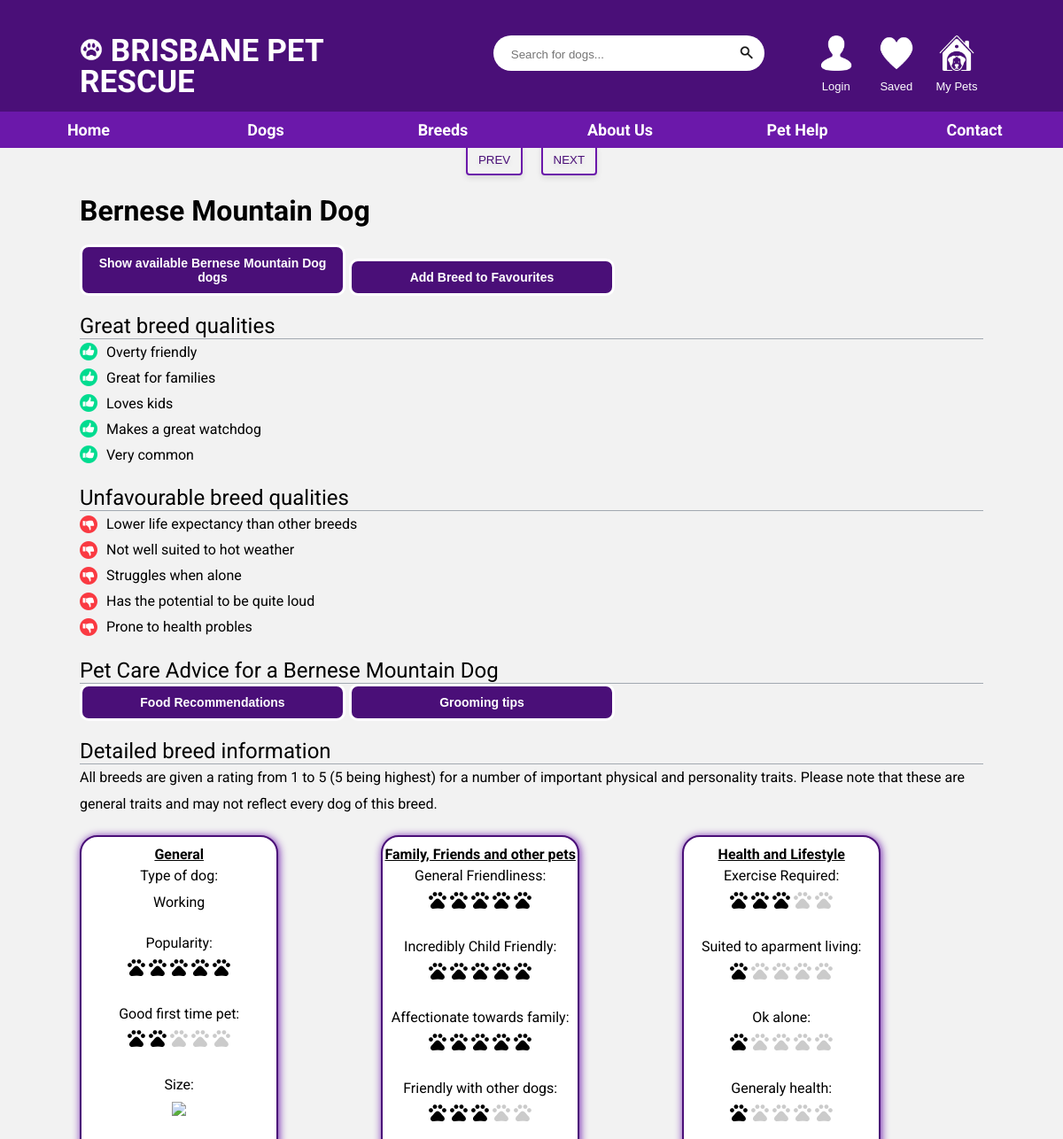
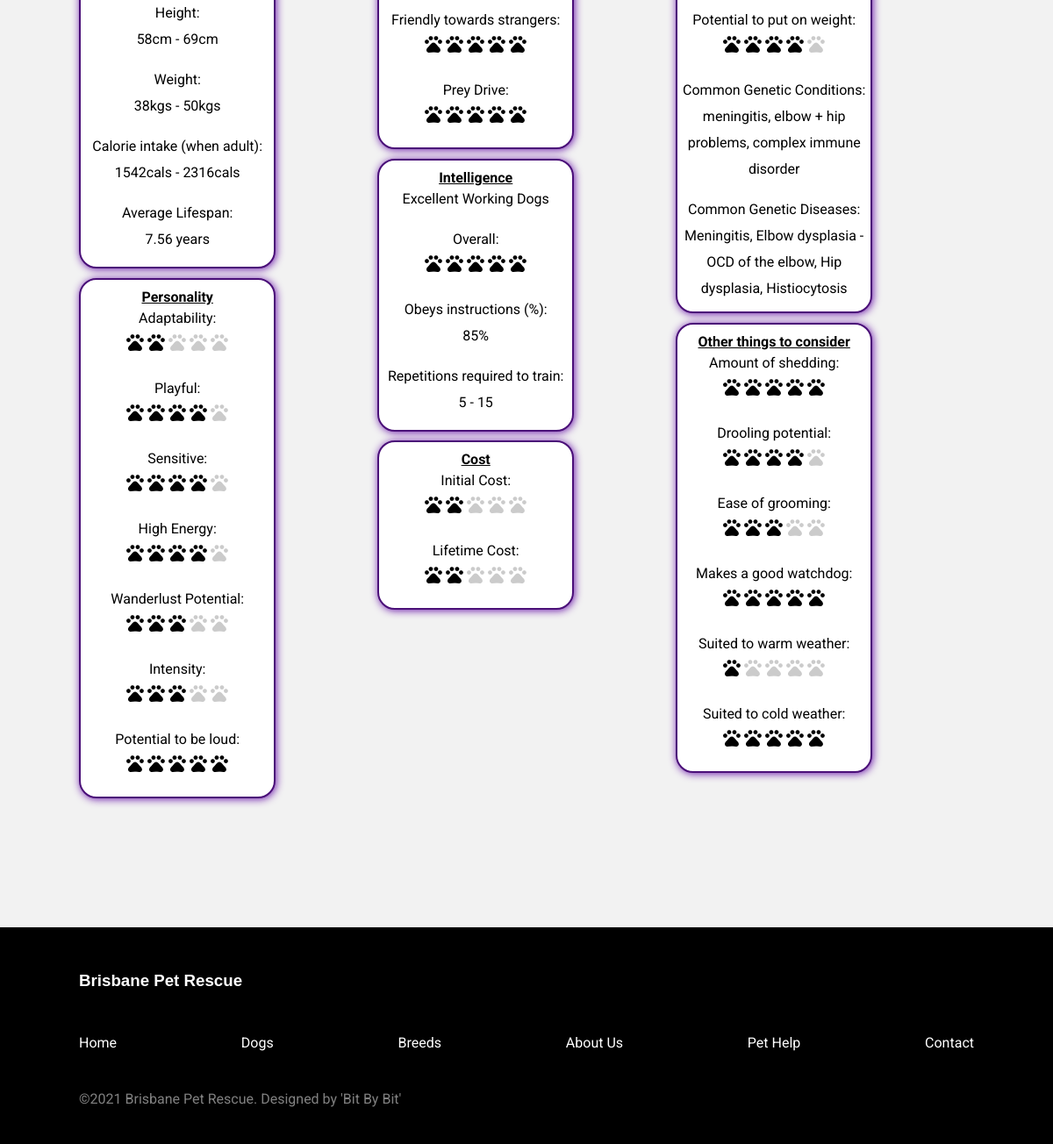
/breed-profile.php?breed_id=2, run on the app's committed database (2 pictures, top to bottom).
### tables this page shows
CREATE TABLE `dog_breeds` (
  `breed_id` int(11) NOT NULL,
  `Breed` varchar(64) NOT NULL,
  `height_low` int(11) NOT NULL,
  `height_high` int(11) NOT NULL,
  `weight_low` int(11) NOT NULL,
  `weight_high` int(11) NOT NULL,
  `height_class` int(11) NOT NULL,
  `weight_class` int(11) NOT NULL,
  `adult_cal_intake_low` int(11) NOT NULL,
  `adult_cal_intake_high` int(11) NOT NULL,
  `intelligence_desc` varchar(64) NOT NULL,
  `obey_perc` decimal(4,2) NOT NULL,
  `training_reps_low` int(11) NOT NULL,
  `training_reps_high` int(11) NOT NULL,
  `intelligence_class` int(11) NOT NULL,
  `adaptability_class` int(11) NOT NULL,
  `general_friendliness_class` int(11) NOT NULL,
  `apartment_living_class` int(11) NOT NULL,
  `family_affectionate_class` int(11) NOT NULL,
  `shedding_amount_class` int(11) NOT NULL,
  `dog_friendly_class` int(11) NOT NULL,
  `drooling_potential_class` int(11) NOT NULL,
  `ease_of_grooming_class` int(11) NOT NULL,
  `energy_level_class` int(11) NOT NULL,
  `exercise_needs_class` int(11) NOT NULL,
  `friendly_toward_strangers_class` int(11) NOT NULL,
  `general_health_class` int(11) NOT NULL,
  `good_for_novice_owners` int(11) NOT NULL,
  `incredibly_kid_friendly_class` int(11) NOT NULL,
  `intensity_class` int(11) NOT NULL,
  `potential_for_mouthiness_class` int(11) NOT NULL,
  `potential_for_playfulness_class` int(11) NOT NULL,
  `potential_for_weight_gain_class` int(11) NOT NULL,
  `prey_drive_class` int(11) NOT NULL,
  `sensitivity_class` int(11) NOT NULL,
  `size_class` int(11) NOT NULL,
  `tendency_to_bark_or_howl_class` int(11) NOT NULL,
  `tolerates_being_alone_class` int(11) NOT NULL,
  `tolerates_cold_weather_class` int(11) NOT NULL,
  `tolerates_hot_weather_class` int(11) NOT NULL,
  `wanderlust_potential_class` int(11) NOT NULL,
  `watchdog_class` int(11) NOT NULL,
  `type_of_dog` varchar(16) NOT NULL,
  `average_lifespan` decimal(5,2) NOT NULL,
  `genetic_conditions` varchar(256) NOT NULL,
  `genetic_diseases` varchar(256) NOT NULL,
  `lifetime_cost_class` int(11) NOT NULL,
  `average_lifespan_class` int(11) NOT NULL,
  `average_purchase_price_class` int(11) NOT NULL,
  `popularity_class` int(11) NOT NULL
);

### breed-profile.php (the view, shortened to what the rows shown need)
<!DOCTYPE html>
<html lang="en">
<head>
    <?php include('partials/head.php'); ?>
    <link rel="stylesheet" href="css/glide.core.css">
    <link rel="stylesheet" href="css/glide.theme.css">
</head>
<body>
    <?php include('partials/menu.php'); ?>
    <?php
    if (isset($_GET['breed_id'])) {
        $breed_id = $_GET['breed_id'];
        $sql = "SELECT Breed as title FROM dog_breeds WHERE breed_id=$breed_id";
        $res = mysqli_query($conn, $sql);
        $row = mysqli_fetch_assoc($res);
        $breed_title = $row['title'];
    } else {
        header('location:' . SITEURL);
    }
    ?>
    <section class="profile-section">
        <div class="container">
            <?php
            $sql2 = "SELECT b.breed_id AS id, Breed as title, path, alt_text, b.lifetime_cost_class as price FROM dog_breeds AS b, breed_image as i WHERE b.breed_id = i.breed_id AND b.breed_id=$breed_id ORDER BY main_image DESC";
            $res2 = mysqli_query($conn, $sql2);
            $count2 = mysqli_num_rows($res2);
            if ($count2 > 0) {
            ?>
                <div class="glide">
                    <div class="glide__track" data-glide-el="track">
                        <?php
                        }
                        ?>
                    </div>
                    <div class="glide__arrows" data-glide-el="controls">
                    </div>
                </div>
                <h2 class="profile-title"><?php echo $breed_title ?></h2>
                <?php
                $sql_breed_info = "SELECT * FROM dog_breeds WHERE breed_id=$breed_id";
                $res_breed_info = mysqli_query($conn, $sql_breed_info);
                $entry_breed_info = mysqli_fetch_assoc($res_breed_info);
                $sql_trait_desc = "SELECT * FROM breed_good_bad_desc";
                $res_trait_desc = mysqli_query($conn, $sql_trait_desc);
                $trait_values = [];
                $trait_good_descs = [];
                $trait_bad_descs = [];
                while ($entry_trait_desc = mysqli_fetch_array($res_trait_desc)) {
                    if ($entry_trait_desc['high_good']) {
                        $trait_values[$entry_trait_desc['breed_field']] = $entry_breed_info[$entry_trait_desc['breed_field']];
                    } else {
                        $trait_values[$entry_trait_desc['breed_field']] = reverse1to5($entry_breed_info[$entry_trait_desc['breed_field']]);
                    }
                    $trait_good_descs[$entry_trait_desc['breed_field']] = $entry_trait_desc['good_text'];
                    $trait_bad_descs[$entry_trait_desc['breed_field']] = $entry_trait_desc['bad_text'];
                }
                arsort($trait_values);
                $best_traits = [];
                $worst_traits = [];
                for ($i = 1; $i <= NUM_TRAITS_TO_SHOW; $i++) {
                    array_push($best_traits, $trait_good_descs[array_keys($trait_values)[$i]]);
                    array_push($worst_traits, $trait_bad_descs[array_keys($trait_values)[count($trait_values) - $i]]);
                }
                ?>
                <div class="profile-info">
                    <br>
                    <form action='dogs.php' style="display: inline">
                        <button type='submit' name='Breed' value='<?php echo $breed_title; ?>' class="hero-btn hero-btn-alt small-btn">
                            Show available <?php echo $breed_title ?> dogs
                        </button>
                    </form>
                    <form method='POST' action='/form_submissions/favourite_breed.php' style="display: inline">
                        <button type='submit' name='breed_id' value='<?php echo $breed_id; ?>' class="hero-btn hero-btn-alt small-btn">
                        </button>
                    </form>
                    <h3>Great breed qualities</h3>
                    <ul> <?php foreach ($best_traits as $quality) {
                                echo "<li class='good-traits'>" . $quality . "</li>";
                            } ?> </ul>
                    <h3>Unfavourable breed qualities</h3>
                    <ul> <?php foreach ($worst_traits as $quality) {
                                echo "<li  class='bad-traits'>" . $quality . "</li>";
                            } ?> </ul>
                    <h3>Pet Care Advice for a <?php echo $breed_title; ?></h3>
                    <form action='https://duckduckgo.com/' target='_blank' style="display: inline">
                        <button type='submit' name='q' value='!ducky food for a <?php echo $breed_title; ?>' class="hero-btn hero-btn-alt small-btn">
                        </button>
                    </form>
                    <form action='https://duckduckgo.com/' target='_blank' style="display: inline">
                        <button type='submit' name='q' value='!ducky how to groom a <?php echo $breed_title; ?>' class="hero-btn hero-btn-alt small-btn">
                        </button>
                    </form>
                    <h3>Detailed breed information</h3>
                    <p>All breeds are given a rating from 1 to 5 (5 being highest) for a number of important physical and personality traits.
                        Please note that these are general traits and may not reflect every dog of this breed. </p>
                    <div class="information-boxes">
                        <div class="info-box">
                            <h4>General</h4>
                            <p>Type of dog: <br><span style="text-transform: capitalize;"><?php echo $entry_breed_info['type_of_dog']; ?></span></p>
                            <p>Popularity: <br><?php echo str_repeat("<img src='/images/icons/star-full.png'>", $entry_breed_info['popularity_class'])
                                                    . str_repeat("<img src='/images/icons/star-full.png' style='opacity:0.2'>", 5 - $entry_breed_info['popularity_class']); ?></p>
                            <p>Good first time pet: <br><?php echo str_repeat("<img src='/images/icons/star-full.png'>", $entry_breed_info['good_for_novice_owners'])
                                                            . str_repeat("<img src='/images/icons/star-full.png' style='opacity:0.2'>", 5 - $entry_breed_info['good_for_novice_owners']); ?></p>
                            <p>Size: <br><img src='images/icons/dog_size_<?php echo $entry_breed_info['size_class']; ?>' style="width: 120px"></p>
                            <p>Height: <br><?php echo $entry_breed_info['height_low']; ?>cm - <?php echo $entry_breed_info['height_high']; ?>cm</p>
                            <p>Weight: <br><?php echo $entry_breed_info['weight_low']; ?>kgs - <?php echo $entry_breed_info['weight_high']; ?>kgs</p>
                            <p>Calorie intake (when adult):
                                <br><?php echo $entry_breed_info['adult_cal_intake_low'] . "cals - "
                                        . $entry_breed_info['adult_cal_intake_high'] . "cals"; ?>
                            </p>
                            <p>Average Lifespan: <br><?php echo $entry_breed_info['average_lifespan']; ?> years</p>
                        </div>
                        <div class="info-box">
                        </div>
                        <div class="info-box">
                        </div>
                        <div class="info-box">
                            <h4>Intelligence</h4>
                            <p><?php echo $entry_breed_info['intelligence_desc']; ?></p>
                            <p>Overall: <br><?php echo str_repeat("<img src='/images/icons/star-full.png'>", $entry_breed_info['intelligence_class'])
                                                . str_repeat("<img src='/images/icons/star-full.png' style='opacity:0.2'>", 5 - $entry_breed_info['intelligence_class']); ?></p>
                            <p>Obeys instructions (%): <br><?php echo $entry_breed_info['obey_perc'] * 100; ?>%</p>
                            <p>Repetitions required to train: <br><?php echo $entry_breed_info['training_reps_low'] . " - " . $entry_breed_info['training_reps_high']; ?></p>
                        </div>
                        <div class="info-box">
                        </div>
                        <div class="info-box">
                            <h4>Health and Lifestyle</h4>
                            <p>Exercise Required: <br><?php echo str_repeat("<img src='/images/icons/star-full.png'>", $entry_breed_info['exercise_needs_class'])
                                                            . str_repeat("<img src='/images/icons/star-full.png' style='opacity:0.2'>", 5 - $entry_breed_info['exercise_needs_class']); ?></p>
                            <p>Suited to aparment living: <br><?php echo str_repeat("<img src='/images/icons/star-full.png'>", $entry_breed_info['apartment_living_class'])
                                                                    . str_repeat("<img src='/images/icons/star-full.png' style='opacity:0.2'>", 5 - $entry_breed_info['apartment_living_class']); ?></p>
                            <p>Ok alone: <br><?php echo str_repeat("<img src='/images/icons/star-full.png'>", $entry_breed_info['tolerates_being_alone_class'])
                                                    . str_repeat("<img src='/images/icons/star-full.png' style='opacity:0.2'>", 5 - $entry_breed_info['tolerates_being_alone_class']); ?></p>
                            <p>Generaly health: <br><?php echo str_repeat("<img src='/images/icons/star-full.png'>", $entry_breed_info['general_health_class'])
                                                        . str_repeat("<img src='/images/icons/star-full.png' style='opacity:0.2'>", 5 - $entry_breed_info['general_health_class']); ?></p>
                            <p>Potential to put on weight: <br><?php echo str_repeat("<img src='/images/icons/star-full.png'>", $entry_breed_info['potential_for_weight_gain_class'])
                                                                    . str_repeat("<img src='/images/icons/star-full.png' style='opacity:0.2'>", 5 - $entry_breed_info['potential_for_weight_gain_class']); ?></p>
                            <p>Common Genetic Conditions: <br><?php echo $entry_breed_info['genetic_conditions']; ?></p>
                            <p>Common Genetic Diseases: <br><?php echo $entry_breed_info['genetic_diseases']; ?></p>
                        </div>
                        <div class="info-box">
                        </div>
                    </div>
                </div>
        </div>
    </section>
</body>
</html>

### data on the page
dog_breeds: Breed "Bernese Mountain Dog", type_of_dog "Working", height_low "58", height_high "69", weight_low "38", weight_high "50", adult_cal_intake_low "1542", adult_cal_intake_high "2316", average_lifespan "7.56", intelligence_desc "Excellent Working Dogs", $entry_breed_info['obey_perc']*100 "85", training_reps_low "5", training_reps_high "15", genetic_conditions "meningitis, elbow + hip problems, complex immune disorder", genetic_diseases "Meningitis, Elbow dysplasia - OCD of the elbow, Hip dysplasia, Histiocytosis"

### other printed values
$login_caption "Login"
$quality "Overty friendly"
$quality "Great for families"
$quality "Loves kids"
$quality "Makes a great watchdog"
$quality "Very common"
$quality "Lower life expectancy than other breeds"
$quality "Not well suited to hot weather"
$quality "Struggles when alone"
$quality "Has the potential to be quite loud"
$quality "Prone to health probles"
